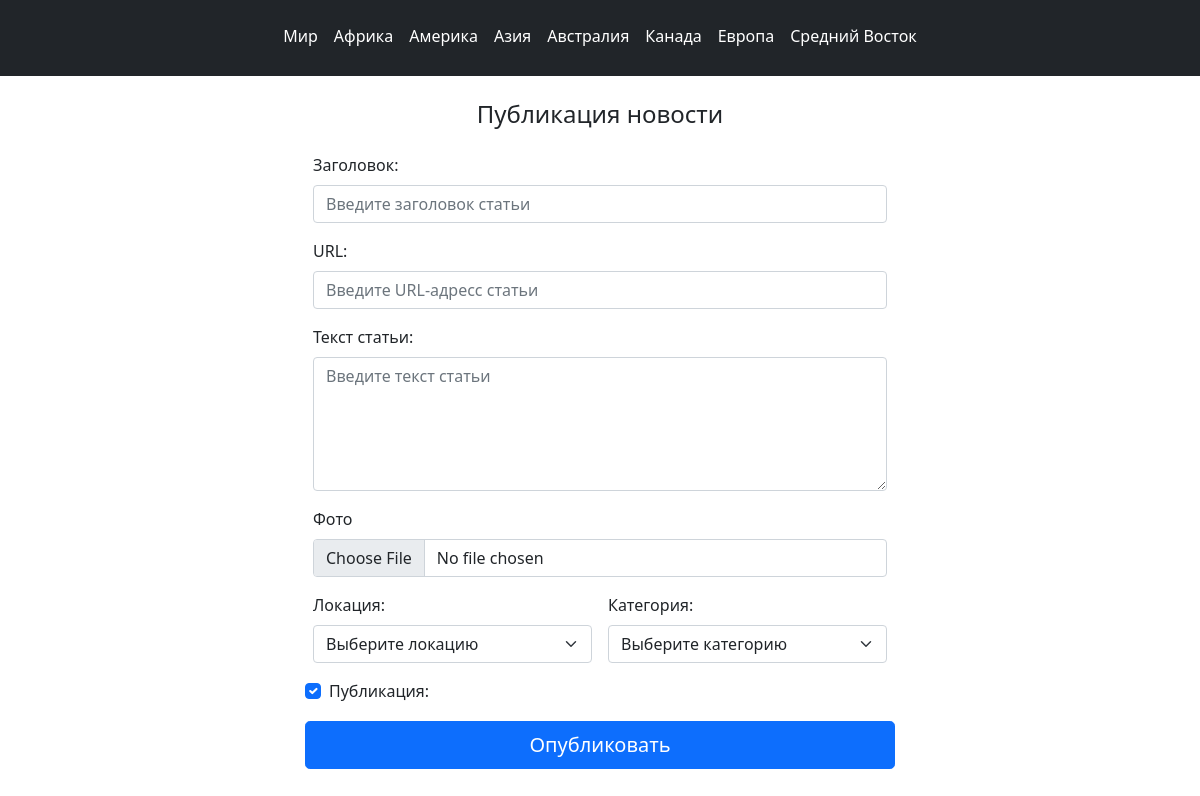
The app's page /add-news with its own data.
### main/models.py (models this page shows)
class Country(models.Model):
    name = models.CharField(max_length=100, verbose_name="Локация", db_index=True)
    slug = models.SlugField(max_length=255, unique=True, db_index=True, verbose_name="URL")
    def __str__(self):
        return self.name
    def get_absolute_url(self):
        return reverse('country', kwargs={'country_slug': self.slug})
    class Meta:
        verbose_name = 'Локация'
        verbose_name_plural = 'Локации'

### main/views.py (the view)
# urls.py: path('add-news', add_news, name='add_news'),
def add_news(request):
    if request.method == 'POST':
        form = AddNewsForm(request.POST, request.FILES)
        if form.is_valid():
            form.save()
            return redirect('home')
    else:
        form = AddNewsForm()
    context = {
        'form': form
    }
    return render(request, 'main/add_news.html', context)

### main/forms.py (shortened to what this page needs)
class AddNewsForm(forms.ModelForm):
    def __init__(self, *args, **kwargs):
        super().__init__(*args, **kwargs)
        self.fields['country'].empty_label = "Выберите локацию"
        self.fields['cat'].empty_label = "Выберите категорию"
        self.fields['photo'].empty_label = "Выберите фотографию"
    class Meta:
        model = News
        fields = ['title', 'slug', 'content', 'photo', 'country', 'cat', 'is_published']
        widgets = {
            'title': forms.TextInput(attrs={'class': 'form-control', 'placeholder': 'Введите заголовок статьи'}),
            'slug': forms.TextInput(attrs={'class': 'form-control', 'placeholder': 'Введите URL-адресс статьи'}),
            'content': forms.Textarea(attrs={'rows': '5', 'class': 'form-control', 'placeholder': 'Введите текст статьи'}),
            'photo': forms.FileInput(attrs={'class': 'form-control'}),
            'country': forms.Select(attrs={'class': 'form-select', 'id': 'countryvalidation',}),
            'cat': forms.Select(attrs={'class': 'form-select', 'id': 'catvalidation',}),
            'is_published': forms.CheckboxInput(attrs={'class': 'form-check-input', 'id': 'publishedvalidation'}),
        }

### main/models.py (called while the page is built)
    def __str__(self):
        return self.name

### main/templatetags/news_tags.py (called while the page is built)
@register.simple_tag()
def get_country():
        return Country.objects.all()

### main/templates/main/add_news.html (shortened to what this page needs)
{% extends 'main/base.html' %}
{% block content %}
<div class="my-4 px-5" style="margin-right: 100px; margin-left: 100px;">
    <div style="text-align: justify; margin-right: 123px; margin-left: 123px;">
        <div>
            <h4 class="mb-4" style="text-align: center;">Публикация новости</h4>
            <form action="{% url 'add_news' %}" method="post" enctype="multipart/form-data">
                <div class="row g-3">
                    <div>
                        <label class="form-label" for="{{ form.title.id_for_label }}">{{ form.title.label }}: </label>{{ form.title }}
                    </div>
                    <div>
                        <label class="form-label" for="{{ form.slug.id_for_label }}">{{ form.slug.label }}:</label>{{ form.slug }}
                    </div>
                    <div>
                        <label class="form-label" for="{{ form.content.id_for_label }}">{{ form.content.label }}:</label>{{ form.content }}
                    </div>
                    <div>
                        <label class="form-label" for="{{ form.photo.id_for_label }}">{{ form.photo.label }}</label>{{ form.photo }}
                    </div>
                    <div class="col-6">
                        <label for="countryvalidation" class="form-label">{{ form.country.label }}:</label>{{ form.country }}
                    </div>
                    <div class="col-6">
                        <label for="catvalidation" class="form-label">{{ form.cat.label }}:</label>{{ form.cat }}
                    </div>
                    <div class="form-check">
                        <label class="form-check-label" for="publishedvalidation">{{ form.is_published.label }}:</label> {{ form.is_published }}
                    </div>
                    <button class="w-100 btn btn-primary btn-lg" type="submit">Опубликовать</button>
                </div>
            </form>
        </div>
    </div>
</div>
{% endblock %}

### main/templates/main/base.html (shortened to what this page needs)
{% load news_tags %}
<!DOCTYPE html>
<html lang="ru">
<head>
    <link rel="stylesheet" href="https://cdn.jsdelivr.net/npm/bootstrap@5.1.3/dist/css/bootstrap.min.css">
</head>
<body>
    <header class="p-3 bg-dark sticky-top">
        <div class="container">
            <ul class="nav mb-2 justify-content-center mb-md-1">
                {% if country_selected == 0 %}
                    <li class="nav-link px-2 text-white text-decoration-underline">Мир</li>
                {% else %}
                    <li><a href="{% url 'home' %}" class="nav-link px-2 text-white">Мир</a></li>
                {% endif %}
                {% get_country as country %}
                {% for c in country %}
                    {% if c.slug == country_selected %}
                        <li class="nav-link px-2 text-white text-decoration-underline">{{ c.name }}</li>
                    {% else %}
                        <li><a href="{{ c.get_absolute_url }}" class="nav-link px-2 text-white">{{ c.name }}</a></li>
                    {% endif %}
                {% endfor %}
            </ul>
        </div>
    </header>
    <div class="container">
        {% block content %}{% endblock %}
    </div>
</body>
</html>

### records on screen
Country: name "Африка"
Country: name "Америка"
Country: name "Азия"
Country: name "Австралия"
Country: name "Канада"
Country: name "Европа"
Country: name "Средний Восток"
